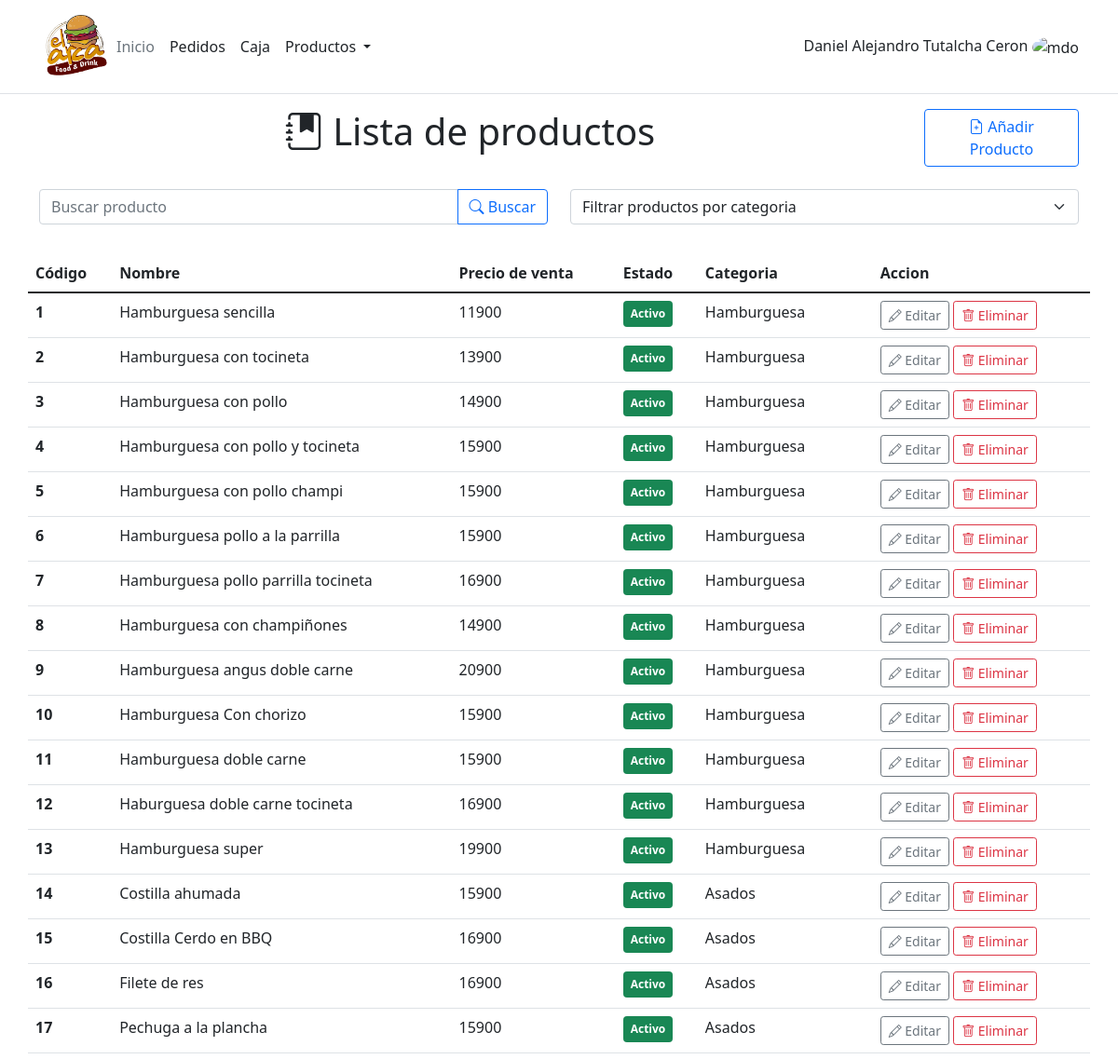
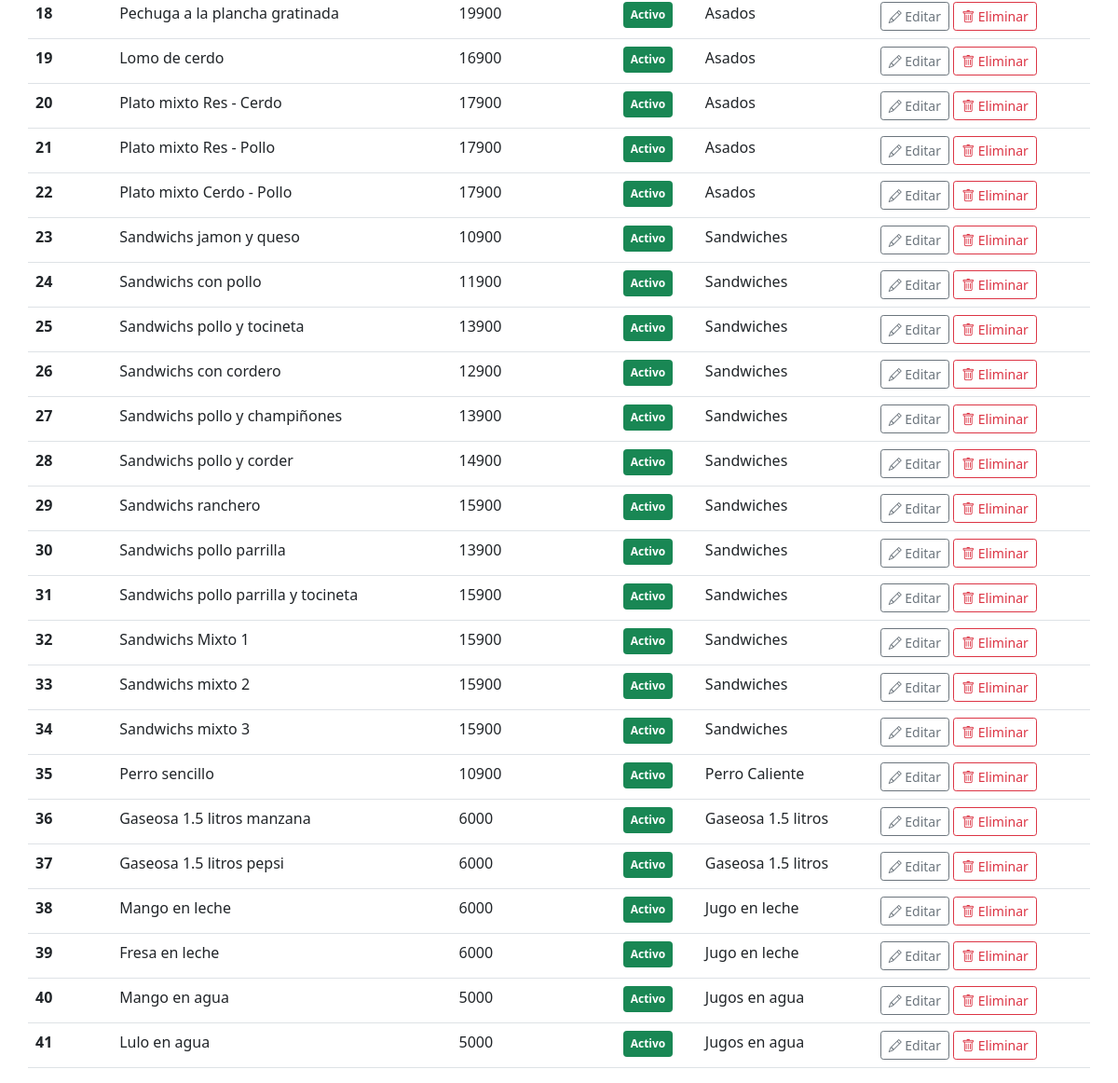
The app's page /product/ with its own data (2 pictures, top to bottom).
### product/models.py (models this page shows, shortened)
class Product(models.Model):
    code = models.IntegerField(unique=True)
    name = models.CharField(max_length=100)
    sale_price = models.IntegerField()
    category = models.ForeignKey(Category,on_delete=models.CASCADE)
    description = models.TextField()
    status = models.BooleanField(default= True)
    created = models.DateTimeField(auto_now_add=True, verbose_name="Fecha de creación")
    updated = models.DateTimeField(auto_now=True, verbose_name="Fecha de edición")
    class Meta:
        ordering = ['code']

class Category(models.Model):
    name = models.CharField(max_length=100)
    description = models.TextField()
    work_section = models.ForeignKey(Work_Section, on_delete = models.PROTECT)
    status = models.BooleanField(default=True)
    created = models.DateTimeField(auto_now_add=True, verbose_name="Fecha de creación")
    updated = models.DateTimeField(auto_now=True, verbose_name="Fecha de edición")
    class Meta:
        ordering = ['name']
    def __str__(self):
        return self.name

### product/views.py (the view)
# urls.py: path('', ProductListView.as_view(), name='list_products'),
class ProductListView(ListView):
    model = Product
    template_name = 'product/product.html'
    def get_context_data(self, **kwargs):
        context = super().get_context_data(**kwargs)
        context['categorys'] = Category.objects.all()
        context['form'] = ProductForm
        return context
    def get_queryset(self, **kwargs):
        object_list = self.model.objects.all()
        if('category' in self.request.GET.keys() or 'name_product' in self.request.GET.keys()):
            try:
                if(self.request.GET['category'] != 'all'):
                    object_list = self.model.objects.filter(category__id = self.request.GET['category'])
            except:
                object_list = self.model.objects.filter(name__icontains = self.request.GET['name_product'])
        return object_list

### product/templates/product/product.html (shortened to what this page needs)
{% extends 'core/base.html' %} {% load static%} {% block title%} Lista Productos {% endblock%} {%block content%}
<div class="row mb-4">
    <div class="col-md-10">
        <h1 class="text-center"><i class="bi bi-journal-bookmark-fill"></i> Lista de productos</h1>
    </div>
    <div class="col-md-2">
        <button type="button" class="btn btn-outline-primary" data-bs-toggle="modal" data-bs-target="#modal_product" onclick='clean_modal()'>
			<i class="bi bi-file-earmark-plus"></i>
			Añadir Producto
		</button>
    </div>
</div>
<div class="row mb-3 ">
    <div class="col-md-6">
        <form action="{% url 'product:list_products'%}" method='GET'>
            <div class="input-group mb-3">
                <input type="text" class="form-control" name='name_product' placeholder="Buscar producto" aria-label="Buscar producto" aria-describedby="button-addon2">
                <button class="btn btn-outline-primary" type="submit"><i class="bi-search"></i> Buscar</button>
            </div>
        </form>
    </div>
    <div class="col-md-6">
        <form  action="{% url 'product:list_products'%}" method="GET">
			<select class="form-select" aria-label="buscar categoria" name='category' id='filter_category' onchange="this.form.submit()">
				<option selected disabled>Filtrar productos por categoria</option>
			</select>
        </form>
    </div>
</div>
<div class=" row ">
    <table class="table table-hover table-responsive ">
        <thead>
            <tr>
                <th scope="col ">Código</th>
                <th scope="col ">Nombre</th>
                <th scope="col ">Precio de venta</th>
                <th scope="col ">Estado</th>
                <th scope="col ">Categoria</th>
                <th scope="col ">Accion</th>
            </tr>
        </thead>
        <tbody id='body_table'>
            {% for product in object_list %}
            <tr id='item_list_{{product.code}}' >
                <td><b>{{product.code}}</b></td>
                <td>{{product.name}}</td>
                <td>{{product.sale_price}}</td>
                {% if product.status %}
                <td> <span class="badge bg-success p-2 ">Activo</span></td>
                {% else %}
                <td><span class="badge bg-danger p-2  ">Inactivo</span></td>
                {% endif %}
                <td>{{product.category.name}}</td>
                <td>
                    <button type="button" class="btn btn-outline-secondary btn-sm" onclick='get_update_product({{product.id}})'><i class="bi bi-pencil "></i> Editar</button>
                    <button type="button" class="btn btn-outline-danger btn-sm " onclick="confirm_delete('{{product.name}}',{{product.id}})""><i class="bi bi-trash "></i> Eliminar</button>
                </td>
            </tr>
            {% endfor %}
        </tbody>
    </table>
</div>
{% endblock%}

### records on screen
Product: code "1", name "Hamburguesa sencilla", sale_price "11900", status "Activo", category.name "Hamburguesa"
Product: code "2", name "Hamburguesa con tocineta", sale_price "13900", status "Activo", category.name "Hamburguesa"
Product: code "3", name "Hamburguesa con pollo", sale_price "14900", status "Activo", category.name "Hamburguesa"
Product: code "4", name "Hamburguesa con pollo y tocineta", sale_price "15900", status "Activo", category.name "Hamburguesa"
Product: code "5", name "Hamburguesa con pollo champi", sale_price "15900", status "Activo", category.name "Hamburguesa"
Product: code "6", name "Hamburguesa pollo a la parrilla", sale_price "15900", status "Activo", category.name "Hamburguesa"
Product: code "7", name "Hamburguesa pollo parrilla tocineta", sale_price "16900", status "Activo", category.name "Hamburguesa"
Product: code "8", name "Hamburguesa con champiñones", sale_price "14900", status "Activo", category.name "Hamburguesa"
Product: code "9", name "Hamburguesa angus doble carne", sale_price "20900", status "Activo", category.name "Hamburguesa"
Product: code "10", name "Hamburguesa Con chorizo", sale_price "15900", status "Activo", category.name "Hamburguesa"
Product: code "11", name "Hamburguesa doble carne", sale_price "15900", status "Activo", category.name "Hamburguesa"
Product: code "12", name "Haburguesa doble carne tocineta", sale_price "16900", status "Activo", category.name "Hamburguesa"
Product: code "13", name "Hamburguesa super", sale_price "19900", status "Activo", category.name "Hamburguesa"
Product: code "14", name "Costilla ahumada", sale_price "15900", status "Activo", category.name "Asados"
Product: code "15", name "Costilla Cerdo en BBQ", sale_price "16900", status "Activo", category.name "Asados"
Product: code "16", name "Filete de res", sale_price "16900", status "Activo", category.name "Asados"
Product: code "17", name "Pechuga a la plancha", sale_price "15900", status "Activo", category.name "Asados"
Product: code "18", name "Pechuga a la plancha gratinada", sale_price "19900", status "Activo", category.name "Asados"
Product: code "19", name "Lomo de cerdo", sale_price "16900", status "Activo", category.name "Asados"
Product: code "20", name "Plato mixto Res - Cerdo", sale_price "17900", status "Activo", category.name "Asados"
Product: code "21", name "Plato mixto Res - Pollo", sale_price "17900", status "Activo", category.name "Asados"
Product: code "22", name "Plato mixto Cerdo - Pollo", sale_price "17900", status "Activo", category.name "Asados"
Product: code "23", name "Sandwichs jamon y queso", sale_price "10900", status "Activo", category.name "Sandwiches"
Product: code "24", name "Sandwichs con pollo", sale_price "11900", status "Activo", category.name "Sandwiches"
Product: code "25", name "Sandwichs pollo y tocineta", sale_price "13900", status "Activo", category.name "Sandwiches"
Product: code "26", name "Sandwichs con cordero", sale_price "12900", status "Activo", category.name "Sandwiches"
Product: code "27", name "Sandwichs pollo y champiñones", sale_price "13900", status "Activo", category.name "Sandwiches"
Product: code "28", name "Sandwichs pollo y corder", sale_price "14900", status "Activo", category.name "Sandwiches"
Product: code "29", name "Sandwichs ranchero", sale_price "15900", status "Activo", category.name "Sandwiches"
Product: code "30", name "Sandwichs pollo parrilla", sale_price "13900", status "Activo", category.name "Sandwiches"
Product: code "31", name "Sandwichs pollo parrilla y tocineta", sale_price "15900", status "Activo", category.name "Sandwiches"
Product: code "32", name "Sandwichs Mixto 1", sale_price "15900", status "Activo", category.name "Sandwiches"
Product: code "33", name "Sandwichs mixto 2", sale_price "15900", status "Activo", category.name "Sandwiches"
Product: code "34", name "Sandwichs mixto 3", sale_price "15900", status "Activo", category.name "Sandwiches"
Product: code "35", name "Perro sencillo", sale_price "10900", status "Activo", category.name "Perro Caliente"
Product: code "36", name "Gaseosa 1.5 litros manzana", sale_price "6000", status "Activo", category.name "Gaseosa 1.5 litros"
Product: code "37", name "Gaseosa 1.5 litros pepsi", sale_price "6000", status "Activo", category.name "Gaseosa 1.5 litros"
Product: code "38", name "Mango en leche", sale_price "6000", status "Activo", category.name "Jugo en leche"
Product: code "39", name "Fresa en leche", sale_price "6000", status "Activo", category.name "Jugo en leche"
Product: code "40", name "Mango en agua", sale_price "5000", status "Activo", category.name "Jugos en agua"
Product: code "41", name "Lulo en agua", sale_price "5000", status "Activo", category.name "Jugos en agua"
